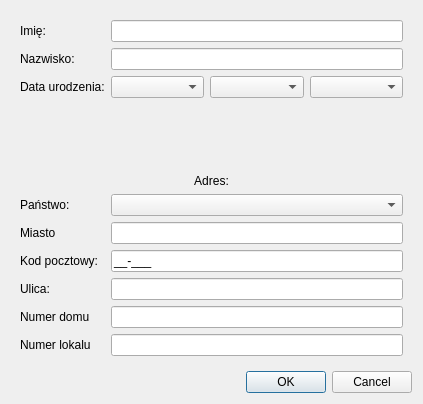
<?xml version="1.0" encoding="UTF-8"?>
<ui version="4.0">
 <class>AddLecturerDialog</class>
 <widget class="QDialog" name="AddLecturerDialog">
  <property name="geometry">
   <rect>
    <x>0</x>
    <y>0</y>
    <width>423</width>
    <height>404</height>
   </rect>
  </property>
  <property name="windowTitle">
   <string>Dodaj wykładowcę</string>
  </property>
  <layout class="QVBoxLayout" name="verticalLayout">
   <item>
    <widget class="QStackedWidget" name="stackedWidget">
     <widget class="QWidget" name="page_3">
      <layout class="QVBoxLayout" name="verticalLayout_3">
       <item>
        <layout class="QGridLayout" name="gridLayout_2">
         <item row="9" column="1">
          <widget class="QLineEdit" name="txtApartmentNumber">
           <property name="maxLength">
            <number>10</number>
           </property>
          </widget>
         </item>
         <item row="8" column="0">
          <widget class="QLabel" name="label_11">
           <property name="text">
            <string>Numer domu</string>
           </property>
          </widget>
         </item>
         <item row="4" column="1">
          <widget class="QComboBox" name="cmbCountry"/>
         </item>
         <item row="5" column="0">
          <widget class="QLabel" name="label_12">
           <property name="text">
            <string>Miasto</string>
           </property>
          </widget>
         </item>
         <item row="1" column="1">
          <widget class="QLineEdit" name="txtLastName">
           <property name="inputMask">
            <string/>
           </property>
          </widget>
         </item>
         <item row="6" column="1">
          <widget class="QLineEdit" name="txtZipCode">
           <property name="inputMask">
            <string>99-999;_</string>
           </property>
          </widget>
         </item>
         <item row="9" column="0">
          <widget class="QLabel" name="label_13">
           <property name="text">
            <string>Numer lokalu</string>
           </property>
          </widget>
         </item>
         <item row="7" column="0">
          <widget class="QLabel" name="label_14">
           <property name="text">
            <string>Ulica:</string>
           </property>
          </widget>
         </item>
         <item row="7" column="1">
          <widget class="QLineEdit" name="txtStreet">
           <property name="inputMask">
            <string/>
           </property>
          </widget>
         </item>
         <item row="4" column="0">
          <widget class="QLabel" name="label_15">
           <property name="text">
            <string>Państwo:</string>
           </property>
          </widget>
         </item>
         <item row="0" column="0">
          <widget class="QLabel" name="label_16">
           <property name="text">
            <string>Imię:</string>
           </property>
          </widget>
         </item>
         <item row="0" column="1">
          <widget class="QLineEdit" name="txtName">
           <property name="inputMask">
            <string/>
           </property>
           <property name="frame">
            <bool>true</bool>
           </property>
          </widget>
         </item>
         <item row="6" column="0">
          <widget class="QLabel" name="label_17">
           <property name="text">
            <string>Kod pocztowy:</string>
           </property>
          </widget>
         </item>
         <item row="1" column="0">
          <widget class="QLabel" name="label_18">
           <property name="text">
            <string>Nazwisko:</string>
           </property>
          </widget>
         </item>
         <item row="8" column="1">
          <widget class="QLineEdit" name="txtHouseNumber">
           <property name="maxLength">
            <number>10</number>
           </property>
          </widget>
         </item>
         <item row="2" column="0">
          <widget class="QLabel" name="label_19">
           <property name="text">
            <string>Data urodzenia:</string>
           </property>
          </widget>
         </item>
         <item row="3" column="0" colspan="2">
          <widget class="QLabel" name="label_20">
           <property name="text">
            <string>Adres:</string>
           </property>
           <property name="alignment">
            <set>Qt::AlignBottom|Qt::AlignHCenter</set>
           </property>
          </widget>
         </item>
         <item row="2" column="1">
          <layout class="QHBoxLayout" name="horizontalLayout_2">
           <item>
            <widget class="QComboBox" name="cmbDay">
             <property name="sizeAdjustPolicy">
              <enum>QComboBox::AdjustToContents</enum>
             </property>
            </widget>
           </item>
           <item>
            <widget class="QComboBox" name="cmbMonth">
             <property name="sizeAdjustPolicy">
              <enum>QComboBox::AdjustToContentsOnFirstShow</enum>
             </property>
            </widget>
           </item>
           <item>
            <widget class="QComboBox" name="cmbYear"/>
           </item>
          </layout>
         </item>
         <item row="5" column="1">
          <widget class="QLineEdit" name="txtCity">
           <property name="inputMask">
            <string/>
           </property>
          </widget>
         </item>
        </layout>
       </item>
      </layout>
     </widget>
     <widget class="QWidget" name="page_4"/>
    </widget>
   </item>
   <item>
    <widget class="QDialogButtonBox" name="buttonBox">
     <property name="standardButtons">
      <set>QDialogButtonBox::Cancel|QDialogButtonBox::Ok</set>
     </property>
    </widget>
   </item>
  </layout>
 </widget>
 <resources/>
 <connections/>
</ui>
